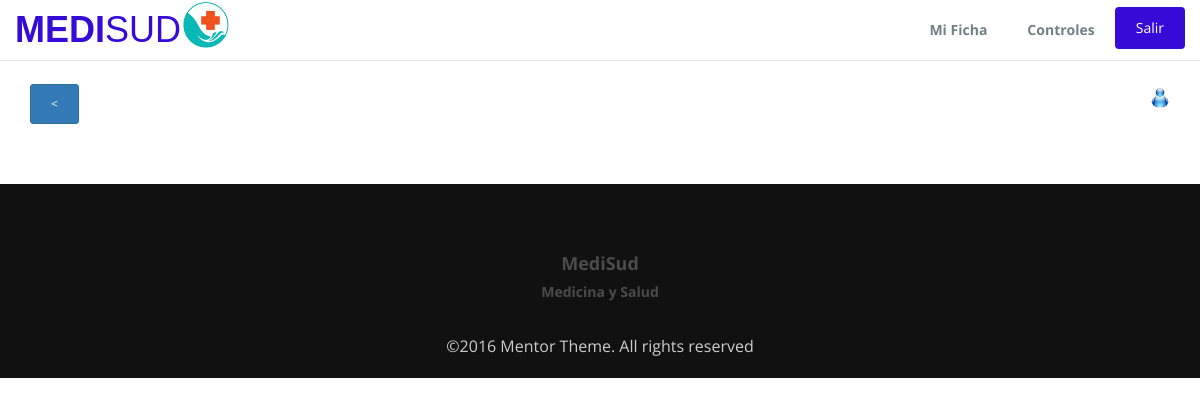
/ficha.php?tag=C06DC3A, run on an earlier commit of the app's database.
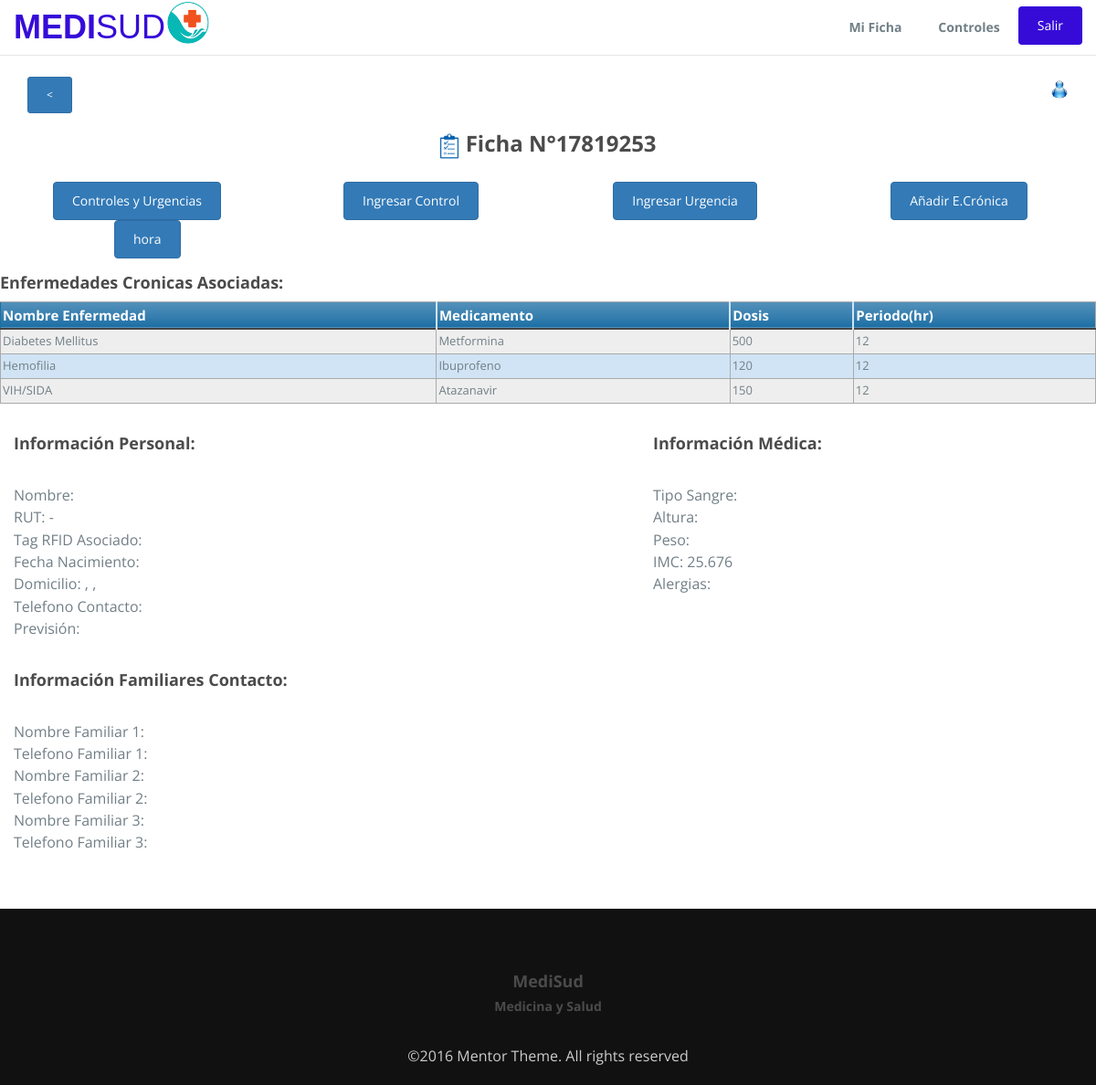
And on a later commit of the database.
### tables this page shows
CREATE TABLE `paciente` (
  `Rut` int(8) NOT NULL,
  `Dv` varchar(1) NOT NULL,
  `Nombre` varchar(80) NOT NULL,
  `FechaNac` varchar(10) NOT NULL,
  `Sexo` char(1) NOT NULL,
  `Domicilio` varchar(80) NOT NULL,
  `Comuna` varchar(30) NOT NULL,
  `Localidad` varchar(20) NOT NULL,
  `Fono` int(9) NOT NULL,
  `Prevision` varchar(15) NOT NULL,
  `Altura` decimal(3,2) NOT NULL,
  `Peso` decimal(5,2) NOT NULL,
  `TipoSangre` char(2) NOT NULL,
  `FactorRH` char(8) NOT NULL,
  `alergias` varchar(100) NOT NULL,
  `NombreFamiliar` varchar(80) NOT NULL,
  `TelefonoFamiliar` int(9) NOT NULL,
  `NombreFamiliar2` varchar(80) NOT NULL,
  `TelefonoFamiliar2` int(9) NOT NULL,
  `NombreFamiliar3` varchar(80) NOT NULL,
  `TelefonoFamiliar3` int(9) NOT NULL,
  `CodRFID` varchar(16) NOT NULL
);

CREATE TABLE `enfermedad` (
  `Rut` int(11) NOT NULL,
  `NomEnfermedad` varchar(150) NOT NULL,
  `NomMedicamento` varchar(150) NOT NULL,
  `DosisMg` decimal(10,0) NOT NULL,
  `PeriodoHr` int(2) NOT NULL
);

### ficha.php (the view, shortened to what the changed rows need)
<!DOCTYPE html>
<html lang="en">
  <head>
    <link rel="stylesheet" type="text/css" href="css/font-awesome.min.css">
    <link rel="stylesheet" type="text/css" href="css/bootstrap.min.css">
    <link rel="stylesheet" type="text/css" href="css/imagehover.min.css">
    <link rel="stylesheet" type="text/css" href="css/style.css">
    <link rel="stylesheet" type="text/css" href="css/tabla.css">
  </head>
  <body>
    <section id ="feature" class="section-padding">
        <div class="container">
            <?php
                echo '<br><div class="row">
                    <div class="col-md-1">
                        <form action="pacientes.php">
                            <button type="submit" class="btn btn-primary btn-xs"> < </button>
                        </form>
                    </div>
                    <div class="col-md-11">
                        <p style="text-align:right"><img src="img/blue.png" width="20" />'.$_SESSION['nombre'].'</p>
                    </div>
                </div>';
              ?>
            <div class="row">
                <?php
                    $tag=$_GET['tag'];
                    require 'conexion.php';
                    $sql="SELECT *FROM paciente WHERE CodRFID='$tag'";
                    $result=$conn->query($sql);
                    if($result->num_rows>0){
                        while($row=$result->fetch_assoc()){
                            $peso=$row['Peso'];
                            $altura=$row['Altura'];
                            $imc=round($peso/(($altura)*2),3);
                            $rut=$row['Rut'];
                            echo '<div class="header-section text-center">
                                    <h2><img src="img/control.png" width="22"> Ficha N°'. $row['Rut'].'</h2>
                                </div>
                                <div class="feature-info">
                                    <div class="row">
                                      <div align="center" class="col-md-3 col-sm-3 col-xs-3">
                                             <a href="controles.php?rut='.$row["Rut"].'"><button type="button" class="btn btn-primary">Controles y Urgencias</button></a>
                                      </div>
                                     <div align="center" class="col-md-3 col-sm-3 col-xs-3 center">
                                             <a href = "formControl.php?rut='.$row["Rut"].'"><button type="button" class="btn btn-primary">Ingresar Control</button></a>
                                      </div>
                                      <div align="center" class="col-md-3 col-sm-3 col-xs-3 center">
                                            <a href="urgencia.php?urgencia='.$row["Rut"].'"><button type="button" class="btn btn-primary">Ingresar Urgencia</button></a>
                                      </div>
                                      <div align="center" class="col-md-3 col-sm-3 col-xs-3 center">
                                             <a href="enfermedad.php?ficha='.$row["Rut"].'"><button type="button" class="btn btn-primary">Añadir E.Crónica</button></a>
                                      </div>
                                  </div>
                                  <div align="center" class="col-md-3 col-sm-3 col-xs-3 center">
                                             <a href="agendarControl.php?agendar='.$row["Rut"].'"><button type="button" class="btn btn-primary">hora</button></a>
                                  </div>
                                    <br><br>';
                                    $sql1="SELECT *FROM enfermedad WHERE Rut=".$rut;
                $result1=$conn->query($sql1);
                if($result1->num_rows>0){
                    echo '<div class="row">
                                <div class="header-section">
                                    <h4>Enfermedades Cronicas Asociadas:</h4>
                                </div>
                                <div class="feature-info">
                                <table class="pacientes">
                                <thead>
                                <tr>
                                <th>Nombre Enfermedad</th>
                                <th>Medicamento</th>
                                <th>Dosis</th>
                                <th>Periodo(hr)</th>
                                </tr>
                                </thead>
                                <tbody>';
                    while($row = $result1->fetch_assoc()){
                        echo'<tr>
                                <td>'. $row['NomEnfermedad'] . '</td>
                                <td>'. $row['NomMedicamento'].'</td>
                                <td>'.$row['DosisMg'].'</td>
                                <td>'. $row['PeriodoHr'] . '</td>
                            </tr>';
                    }
                    echo '</tbody></table>'
                        . '</div>
                        </div>';
                }else{
                    echo '<div style="text-align:center" ><h2>No hay Enfermedades Crónicas Asociadas.</h2></div>';
                }
                                   echo'<br><div class="row">
                                      <div class="col-md-7 col-sm-7 col-xs-7 left">
                                            <h4>Información Personal:</h4><br>
                                            Nombre: '.$row['Nombre'].'<br>
                                            RUT: '.$row['Rut'].' - '.$row['Dv'].'<br>
                                            Tag RFID Asociado: '.$row['CodRFID'].'<br>
                                            Fecha Nacimiento: '.$row['FechaNac'].'<br>
                                            Domicilio: '.$row['Domicilio'].', '.$row['Comuna']. ', '.$row['Localidad'].'<br>
                                            Telefono Contacto: '.$row['Fono'].'<br>
                                            Previsión: '.$row['Prevision'].'<br><br>
                                      </div>
                                      <div class="col-md-5 col-sm-5 col-xs-5 left">
                                            <h4>Información Médica: </h4><br>
                                            Tipo Sangre: '.$row['TipoSangre'].'  '.$row['FactorRH'].'<br>
                                            Altura: '.$row['Altura'].'<br>
                                            Peso: '. $row['Peso'].'<br>
                                            IMC: '.$imc.'<br>
                                            Alergias: '. $row['alergias'].'<br>
                                      </div>
                                  </div>
                                    <h4>Información Familiares Contacto: </h4><br>
                                    Nombre Familiar 1: '.$row['NombreFamiliar'].'<br>
                                    Telefono Familiar 1: '. $row['TelefonoFamiliar'].'<br>
                                    Nombre Familiar 2: '.$row['NombreFamiliar2'].'<br>
                                    Telefono Familiar 2: '. $row['TelefonoFamiliar2'].'<br>
                                    Nombre Familiar 3: '.$row['NombreFamiliar3'].'<br>
                                    Telefono Familiar 3: '. $row['TelefonoFamiliar3'].'<br>';
                            }
                        }else{
                            echo '<script>alert("La ficha no existe");</script>';
                        }
                    ?>
            </div>
        </div>
    </section>
  </body>
</html>

What changed in the data, as far as the page shows it:
now on this page (row edited): paciente: Rut "17819253", imc "25.676"
now on this page (row unchanged): enfermedad: NomEnfermedad "Diabetes Mellitus", NomMedicamento "Metformina", DosisMg "500", PeriodoHr "12"
now on this page (row unchanged): enfermedad: NomEnfermedad "Hemofilia", NomMedicamento "Ibuprofeno", DosisMg "120", PeriodoHr "12"
now on this page (row unchanged): enfermedad: NomEnfermedad "VIH/SIDA", NomMedicamento "Atazanavir", DosisMg "150", PeriodoHr "12"
